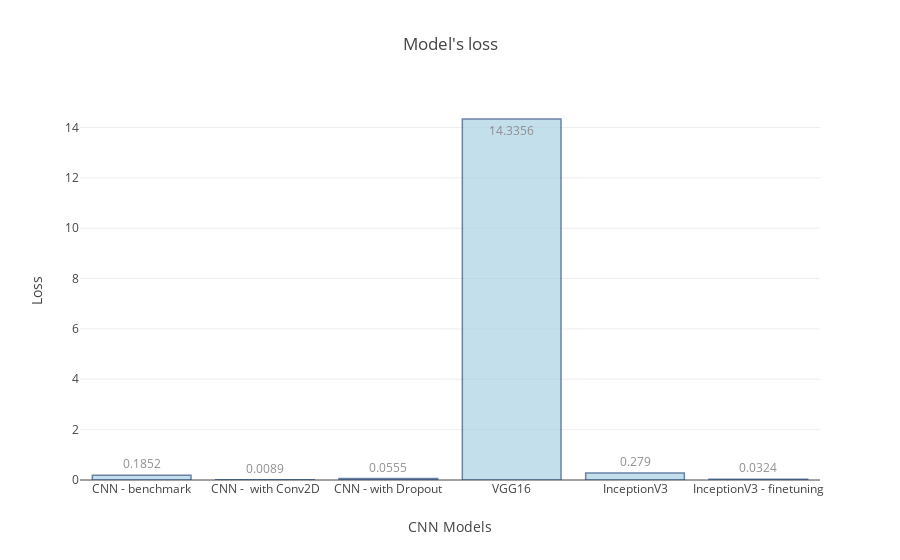

This figure's notebook cell:
### Code cell
import plotly as py
import plotly.graph_objs as go
feature_type = ["CNN - benchmark",
                "CNN -  with Conv2D",
                "CNN - with Dropout",
                "VGG16",
                "InceptionV3",
               "InceptionV3 - finetuning"]
acc_scores = [0.9618, 0.9978, 0.9842,0.1098,0.9236,0.9914]
loss_score = [0.1852,0.0089, 0.0555, 14.3356, 0.2790, 0.0324]

# Create a trace
trace = go.Bar(
    x = feature_type,
    y = loss_score,
    text = loss_score,
    textposition = 'auto',
    marker=dict(color='rgb(158,202,225)',
    line=dict(color='rgb(8,48,107)', width=1.5),),
    opacity=0.6
    #mode = 'lines+markers',
    #name = 'lines+markers'
)

layout = go.Layout(
    title="Model's loss",
    hovermode='closest',
    xaxis=dict(
        title='CNN Models'
    ),
    yaxis=dict(
        title='Loss'
    ),
)

data = [trace]
fig = go.Figure(data=data, layout=layout)
py.offline.iplot(fig, filename="bar_chart")

### Figure 1 — Plotly figure (JSON) as saved in the notebook; plotly's stock layout.template omitted (floating-point values rounded to 4 significant figures)
{"data": [{"marker": {"color": "rgb(158,202,225)", "line": {"color": "rgb(8,48,107)", "width": 1.5}}, "opacity": 0.6, "text": [0.1852, 0.0089, 0.0555, 14.34, 0.279, 0.0324], "textposition": "auto", "type": "bar", "x": ["CNN - benchmark", "CNN -  with Conv2D", "CNN - with Dropout", "VGG16", "InceptionV3", "InceptionV3 - finetuning"], "y": [0.1852, 0.0089, 0.0555, 14.34, 0.279, 0.0324]}], "layout": {"hovermode": "closest", "title": "Model's loss", "xaxis": {"title": "CNN Models"}, "yaxis": {"title": "Loss"}}}
